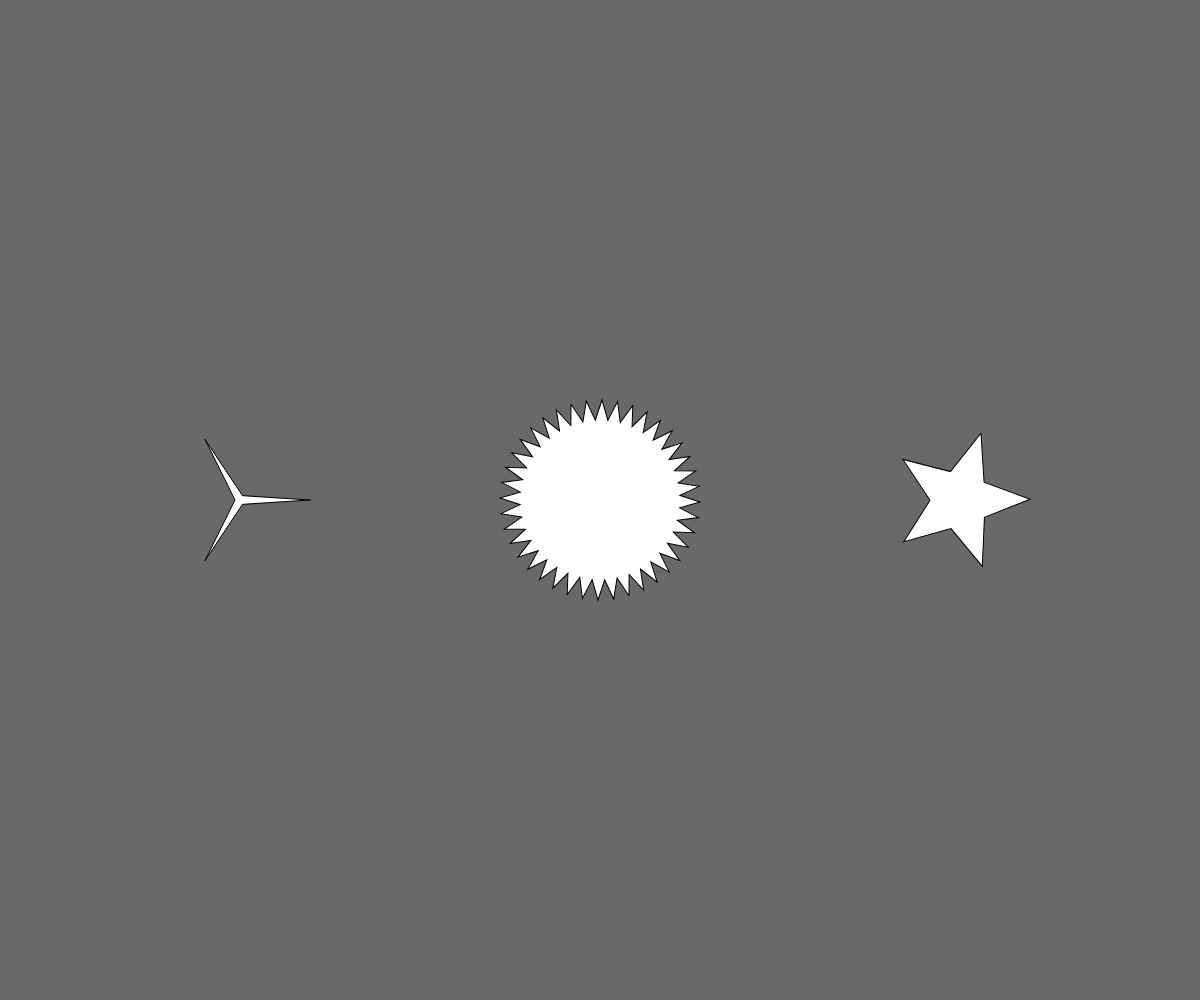
Frame 1 (no input)
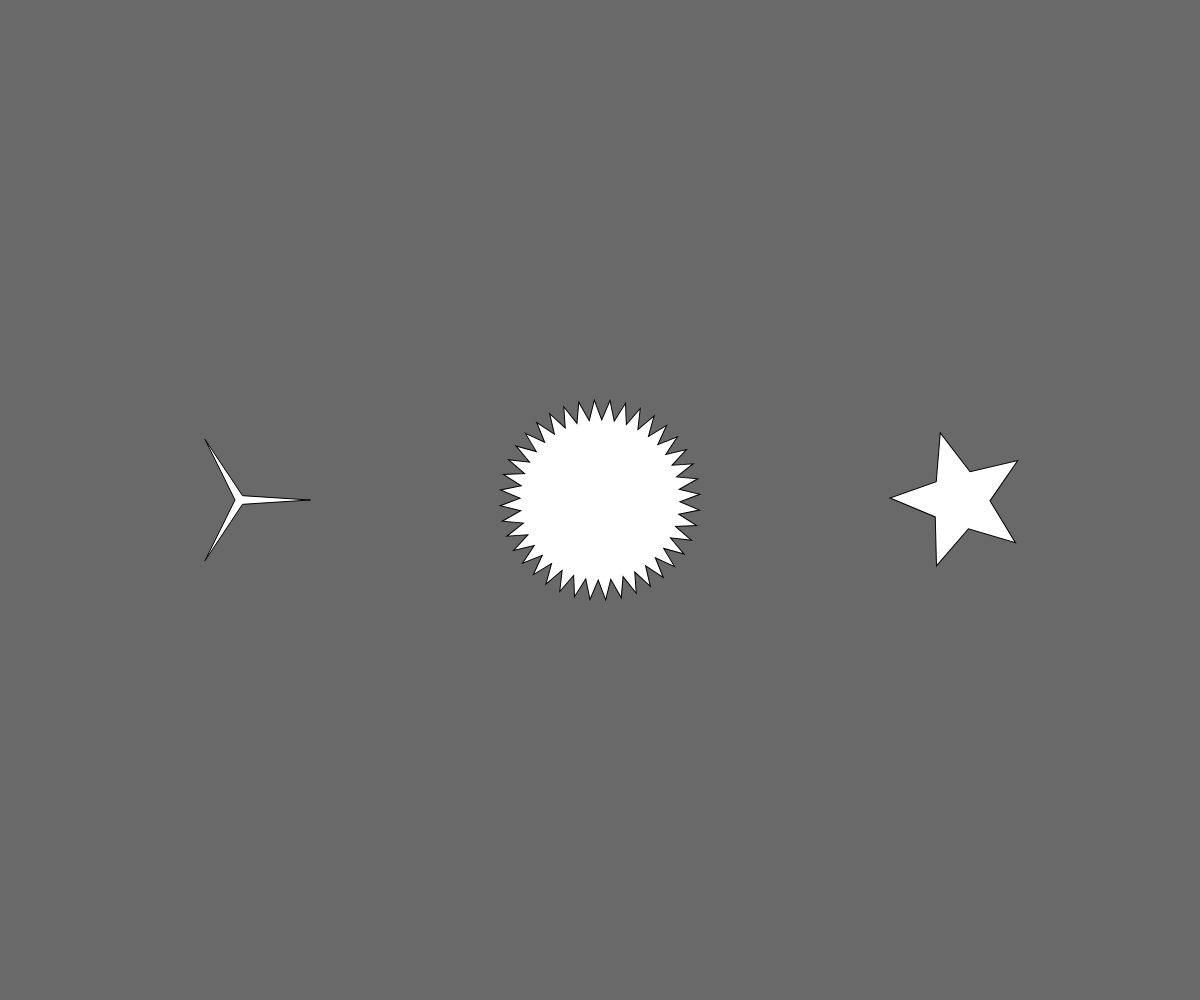
Frame 60 (no input)
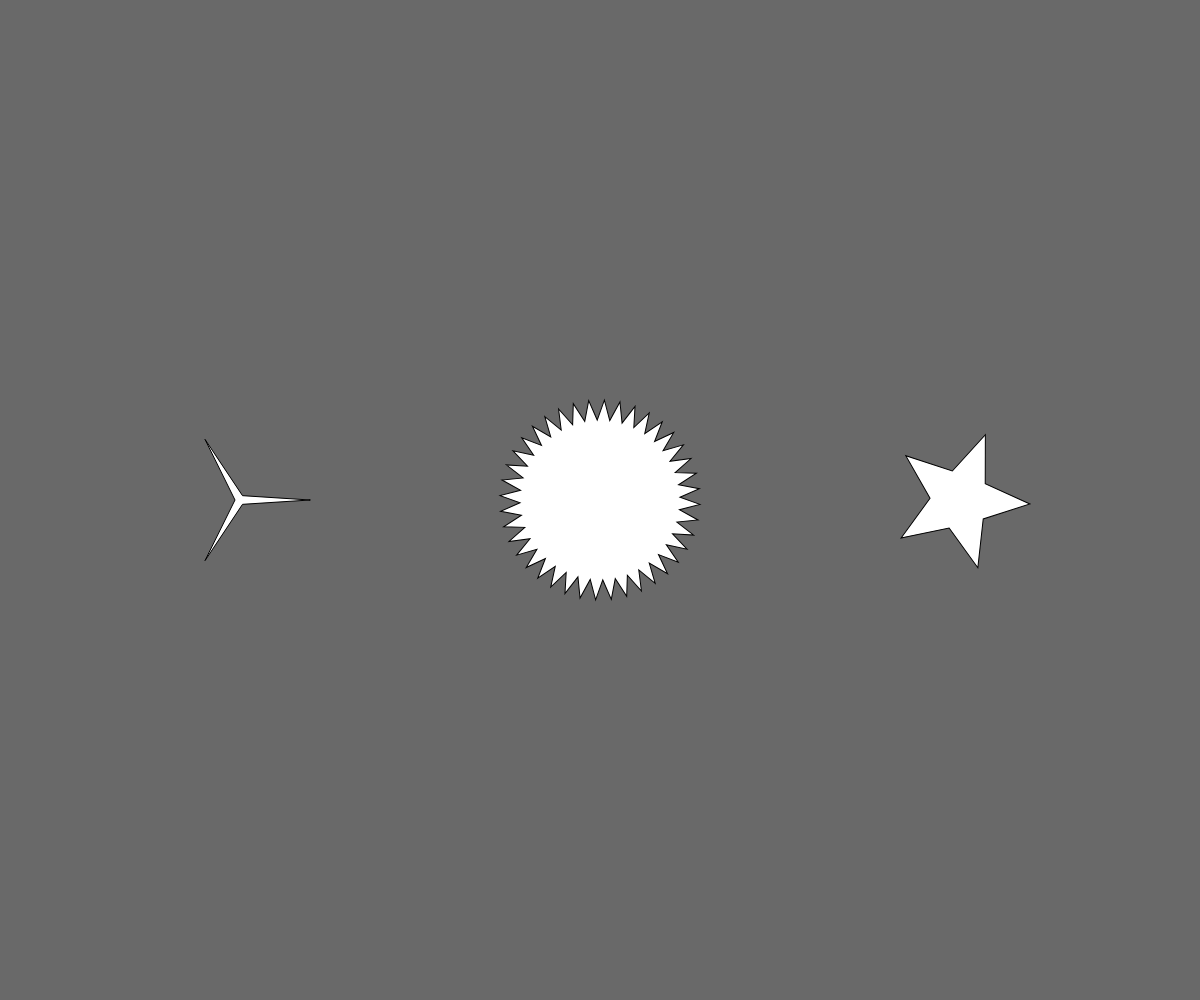
Frame 120 (the mouse pressed at the canvas centre since frame 60)

The p5.js sketch that drew these frames (run headless with seeded random() and noise() and a simulated clock; from frame 60 on, the mouse is pressed at the canvas centre):

// p5.js sketch
// ── sketch.js
function setup() {
  var canvas = createCanvas(windowWidth, windowHeight);
  // Move the canvas so it’s inside our <div id="sketch-holder">.
  canvas.position(0,0)

  canvas.style('z-index','-1')
  //myCanvas.class('backgroundsketch');
  background(255, 0, 200);
}

function windowResized() {
  resizeCanvas(windowWidth, windowHeight);
}


function draw() {
  background(105);

  push();
  translate(width * 0.2, height * 0.5);
  /*rotate(frameCount / 200.0);*/
  star(0, 0, 5, 70, 3);
  pop();

  push();
  translate(width * 0.5, height * 0.5);
  rotate(frameCount / 50.0);
  star(0, 0, 80, 100, 40);
  pop();

  push();
  translate(width * 0.8, height * 0.5);
  rotate(frameCount / -100.0);
  star(0, 0, 30, 70, 5);
  pop();
}

function star(x, y, radius1, radius2, npoints) {
  let angle = TWO_PI / npoints;
  let halfAngle = angle / 2.0;
  beginShape();
  for (let a = 0; a < TWO_PI; a += angle) {
    let sx = x + cos(a) * radius2;
    let sy = y + sin(a) * radius2;
    vertex(sx, sy);
    sx = x + cos(a + halfAngle) * radius1;
    sy = y + sin(a + halfAngle) * radius1;
    vertex(sx, sy);
  }
  endShape(CLOSE);
}
// ── stylesheet.css
/*! Generated by Font Squirrel (https://www.fontsquirrel.com) on June 10, 2019 */



@font-face {
    font-family: 'basier_square_monoregular';
    src: url('basiersquaremono-regular-webfont.eot');
    src: url('basiersquaremono-regular-webfont.eot?#iefix') format('embedded-opentype'),
         url('basiersquaremono-regular-webfont.woff2') format('woff2'),
         url('basiersquaremono-regular-webfont.woff') format('woff'),
         url('basiersquaremono-regular-webfont.ttf') format('truetype');
    font-weight: normal;
    font-style: normal;

}



#unicorns {
    font-family: 'basier_square_monoregular';
}
